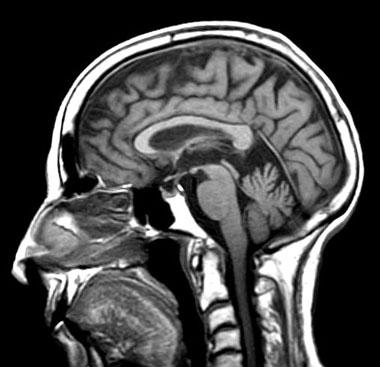
%> input picture LAB10/gs_input.jpg, 380 x 367 px
$ octave LAB10.m   (GNU Octave 9; MATLAB toolbox functions it lacks are replaced by stand-ins)
%> lines starting %> are read from the running program, lines starting %| are printed output that depends on the picture
%Explore spatial domain filtering

i=imread('gs_input.jpg');
%> i is the input picture: size 367x380 uint8; min 0, max 255, mean 72

%% Adding Noise
Gaussian_Noise    = imnoise(i,'gaussian',.2,.05);
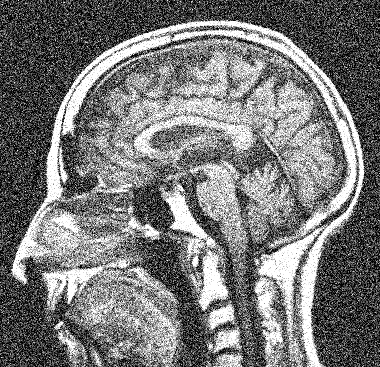
%> Gaussian_Noise: size 367x380 uint8; min 0, max 255, mean 119.9
SaltnPepper_Noise = imnoise(i,'salt & pepper',.1);
Speckle_Noise     = imnoise(i,'speckle',.05);
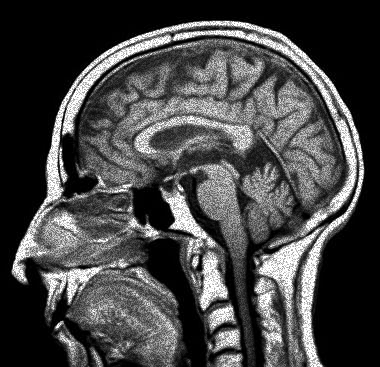
%> Speckle_Noise: size 367x380 uint8; min 0, max 255, mean 70.3

%psnr
g_psnr   = psnr(Gaussian_Noise,i);
%> g_psnr = 11.21
snp_psnr = psnr(SaltnPepper_Noise,i);
%> snp_psnr = 14.06
sp_psnr  = psnr(Speckle_Noise,i);
%> sp_psnr = 21.67

fig1=figure;imshow(i);
title('Original');
fig2=figure;imshow(Gaussian_Noise);
title(['Gaussian Noise,   PSNR=',num2str(g_psnr)]);
fig3=figure;imshow(SaltnPepper_Noise);
title(['Salt and Pepper Noise,   PSNR=',num2str(snp_psnr)]);
fig4=figure;imshow(Speckle_Noise);
title(['Speckle Noise,   PSNR=',num2str(sp_psnr)]);


%% Mean Filtering
%3x3
m1=1/9*ones(3,3);
g_filtered3   = uint8(conv2(Gaussian_Noise,m1,'same'));
snp_filtered3 = uint8(conv2(SaltnPepper_Noise,m1,'same'));
sp_filtered3  = uint8(conv2(Speckle_Noise,m1,'same'));
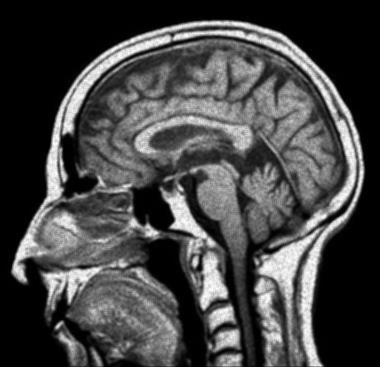
%> sp_filtered3: size 367x380 uint8; min 0, max 255, mean 70.2

%psnr
gfilt3_psnr   = psnr(g_filtered3,i);
%> gfilt3_psnr = 13.54
snpfilt3_psnr = psnr(snp_filtered3,i);
%> snpfilt3_psnr = 21.44
spfilt3_psnr  = psnr(sp_filtered3,i);
%> spfilt3_psnr = 25.81

fig5=figure;imshow(g_filtered3,[]);
title(['3*3 Mean filter on Gaussian Noise,   PSNR=',num2str(gfilt3_psnr)]);
fig6=figure;imshow(snp_filtered3,[]);
title(['3*3 Mean filter on Salt and Pepper Noise,   PSNR=',num2str(snpfilt3_psnr)]);
fig7=figure;imshow(sp_filtered3,[]);
title(['3*3 Mean filter on Speckle Noise,   PSNR=',num2str(spfilt3_psnr)]);


%5x5
m2=1/25*ones(5,5);
g_filtered5   = uint8(conv2(Gaussian_Noise,m2,'same'));
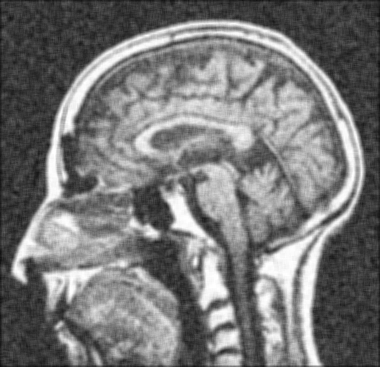
%> g_filtered5: size 367x380 uint8; min 14, max 255, mean 119.4
snp_filtered5 = uint8(conv2(SaltnPepper_Noise,m2,'same'));
sp_filtered5  = uint8(conv2(Speckle_Noise,m2,'same'));
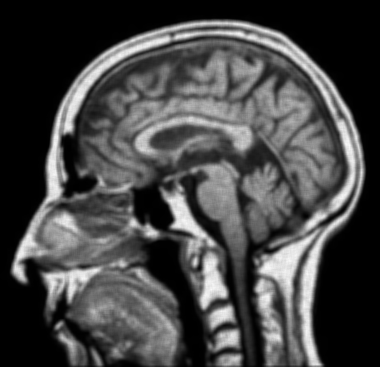
%> sp_filtered5: size 367x380 uint8; min 0, max 248, mean 70.2

%psnr
gfilt5_psnr   = psnr(g_filtered5,i);
%> gfilt5_psnr = 13.46
snpfilt5_psnr = psnr(snp_filtered5,i);
%> snpfilt5_psnr = 20.98
spfilt5_psnr  = psnr(sp_filtered5,i);
%> spfilt5_psnr = 22.5

fig8=figure;imshow(g_filtered5,[]);
title(['5*5 Mean filter on Gaussian Noise,   PSNR=',num2str(gfilt5_psnr)]);
fig9=figure;imshow(snp_filtered5,[]);
title(['5*5 Mean filter on Salt and Pepper Noise,   PSNR=',num2str(snpfilt5_psnr)]);
fig10=figure;imshow(sp_filtered5,[]);
title(['5*5 Mean filter on Speckle Noise,   PSNR=',num2str(spfilt5_psnr)]);

%% Median Filtering

gmedfilt   = medfilt2(Gaussian_Noise);
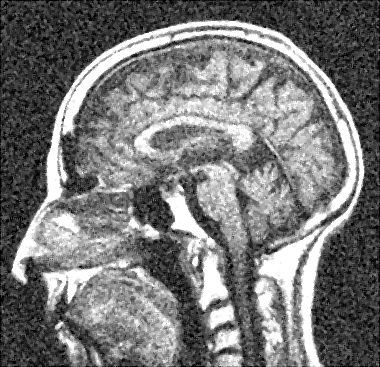
%> gmedfilt: size 367x380 uint8; min 0, max 255, mean 119.5
snpmedfilt = medfilt2(SaltnPepper_Noise);
spmedfilt  = medfilt2(Speckle_Noise);
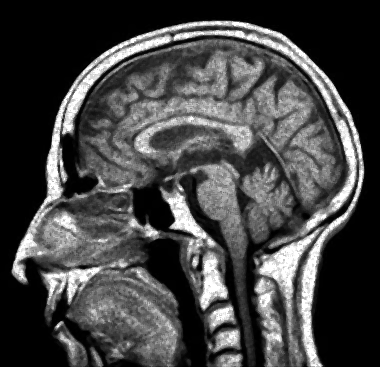
%> spmedfilt: size 367x380 uint8; min 0, max 255, mean 69.6

%psnr
gmed_psnr   = psnr(gmedfilt,i);
%> gmed_psnr = 13.4
snpmed_psnr = psnr(snpmedfilt,i);
%> snpmed_psnr = 30.13
spmed_psnr  = psnr(spmedfilt,i);
%> spmed_psnr = 25.5

fig11=figure;imshow(gmedfilt,[]);
title(['Median filter on Gaussian Noise,   PSNR=',num2str(gmed_psnr)]);
fig12=figure;imshow(snpmedfilt,[]);
title(['Median filter on Salt and Pepper Noise,   PSNR=',num2str(snpmed_psnr)]);
fig13=figure;imshow(spmedfilt,[]);
title(['Median filter on Speckle Noise,   PSNR=',num2str(spmed_psnr)]);


%Rest is just to get output for printout

saveas(fig1,'Original.jpg');
saveas(fig2,'Gaussian-Noise.jpg');
saveas(fig3,'SaltnPepper-Noise.jpg');
saveas(fig4,'Speckle-Noise.jpg');
saveas(fig5,'Mean3x3Gaussian.jpg');
saveas(fig6,'Mean3x3SaltnPepper.jpg');
saveas(fig7,'Mean3x3Speckle.jpg');
saveas(fig8,'Mean5x5Gaussian.jpg');
saveas(fig9,'Mean5x5SaltnPepper.jpg');
saveas(fig10,'Mean5x5Speckle.jpg');
saveas(fig11,'MedfiltGaussian.jpg');
saveas(fig12,'MedfiltSaltnPepper.jpg');
saveas(fig13,'MedfiltSpeckle.jpg');
